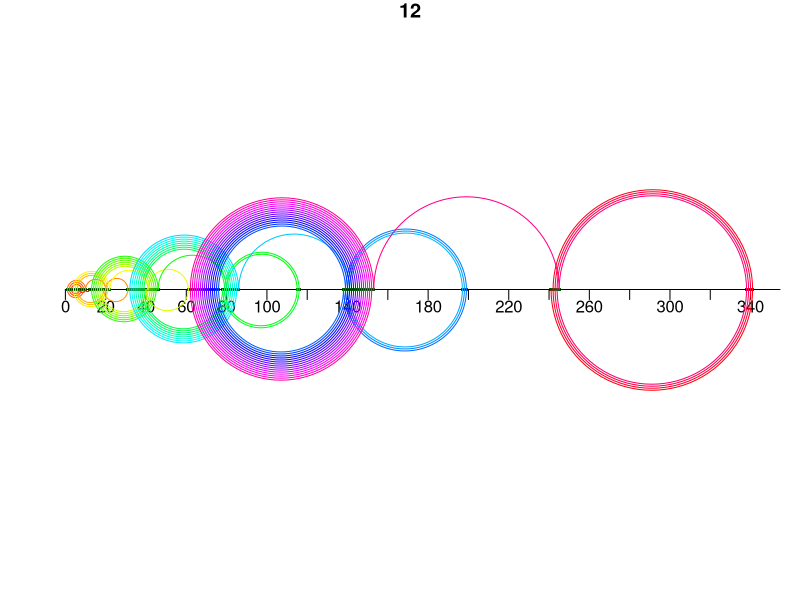

This figure's R source:
#Recaman sequence
n=100
f=rep(0,n)
f[1]=12

for (j in 2:n) {
  te=f[j-1]-j
  if(te<0){
    f[j]=f[j-1]+j
    next
  }
  else if(te %in% f){
    f[j]=f[j-1]+j
    next
  }
  else f[j] = te
}

cen=sapply(1:(length(f)-1), function(x) (f[x+1]+f[x])/2)
rad=sapply(1:(length(f)-1), function(x) (f[x+1]-f[x])/2)

par(pty="m", mar=c(2,2,1,1), mgp=c(1,.35,0))
plot(x=f, y=rep(0,length(f)), pch=16, cex=.5, col="darkgreen", asp=1, ylim=range(rad), axes = F,xlab="", ylab="", main=f[1])
axis(1, at=seq(0,(max(f)+20),20), pos = 0)


t=seq(0,pi,pi/48)
arcs=lapply(1:length(rad), function(x) abs(rad[x])*(cos(sign(rad[x])*t)+1i*sin(sign(rad[x])*t))+cen[x])
lapply(1:length(arcs), function(x) points(arcs[[x]], type = "l", col=rainbow(n-1)[x]))
